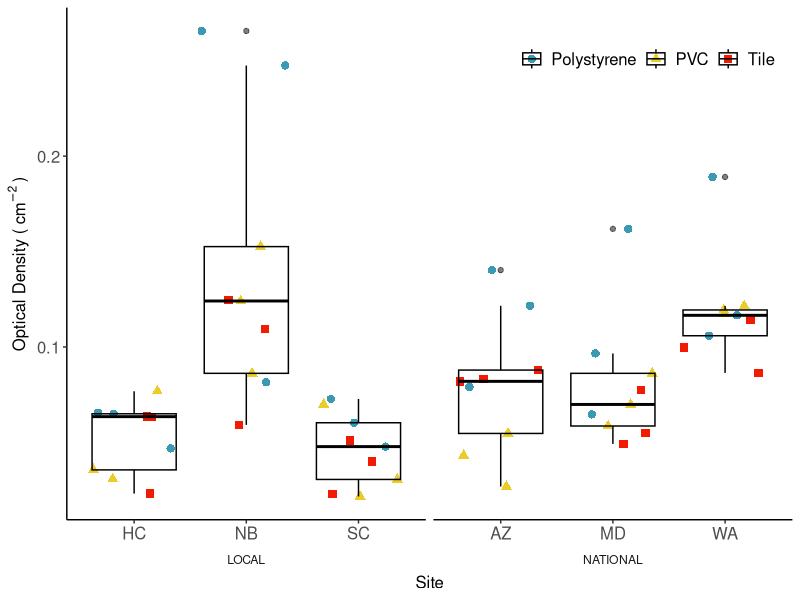
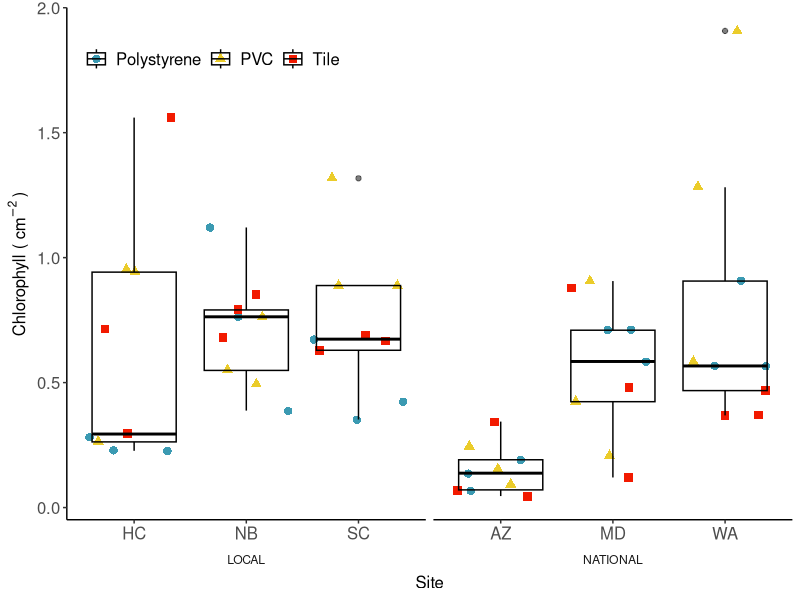
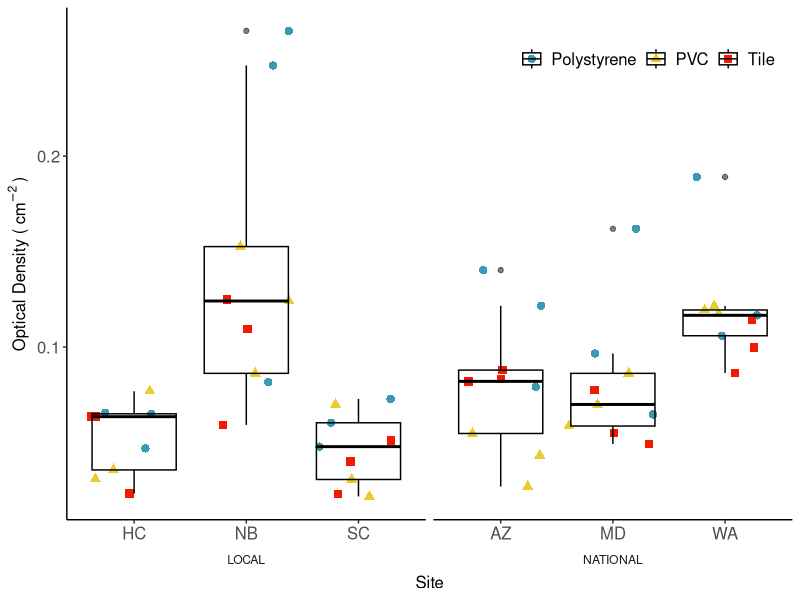
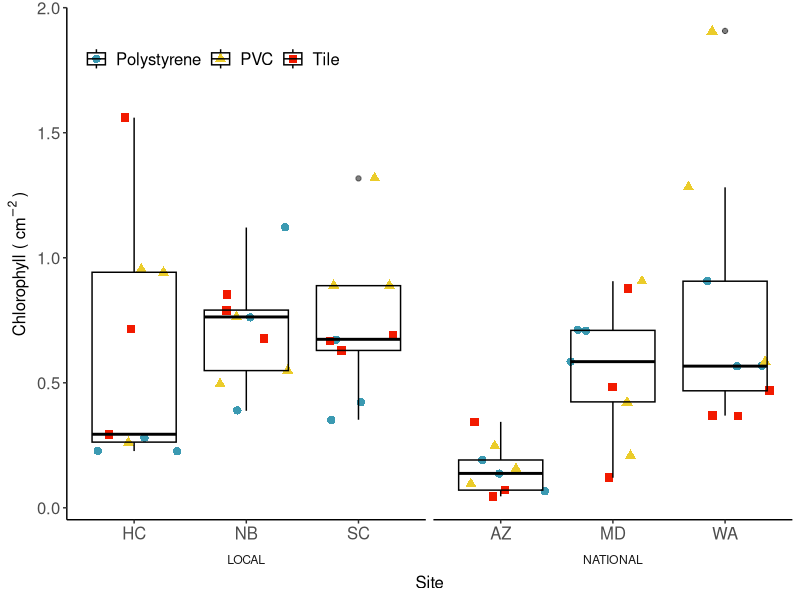

The R source for these figures, in order:
## ---- chunk 1
#knitr::opts_chunk$set(echo = TRUE)

##Loading Packages
# ipak function: install and load multiple R packages.
# checks to see if packages are installed. Install them if they are not, then load them into the R session.
ipak <- function(pkg){
    new.pkg <- pkg[!(pkg %in% installed.packages()[, "Package"])]
    if (length(new.pkg)) 
        install.packages(new.pkg, dependencies = TRUE, repos='http://cran.us.r-project.org')
    sapply(pkg, require, character.only = TRUE)
}
# Package list.  Contains all needed packages as a this writing.  To update, simply add new package name to the list!
packages <- c("ggplot2", 
              "plyr", 
              "reshape2", 
              "RColorBrewer", 
              "scales", 
              "grid",
              "VennDiagram",
              "bibtex",
              "vegan",
              "RAM",
              "tidyr",
              "Rmisc",
              "glue",
              "reshape",
              "reshape2",
              "lemon",
              "gapminder",
              "magrittr",
              "dplyr",
              "ggpubr",
              "gridExtra",
              "patternplot",
              "tibble",
              "gplots",
              "broom",
              "data.table",
              "devtools",
              "wesanderson")
ipak(packages)

## ---- chunk 2
OpticalDensity.df<-read.csv(file="OD_RawData.csv")

## ---- chunk 3
OD_Plot<-ggplot(OpticalDensity.df,aes(x=SITE, y=OPTICAL_DENSITY, group=SITE, shape=SUBSTRATE, color=SUBSTRATE))+
  geom_jitter(size=2.5)+
  scale_color_manual(values = c("#3B9AB2", "#EBCC2A", "#F21A00"))+
  theme_classic()+
  theme(legend.position=c(.8,.9),
        legend.direction = "horizontal",
        legend.title=element_blank(),
        axis.text=element_text(size=12),
        axis.title=element_text(size=12),
        legend.text=element_text(size=12),
        strip.background = element_blank(),
        strip.placement = "outside")+
  geom_boxplot(alpha=0.5, color = "black", fill = NA)+
  labs(y=bquote('Optical Density ('~cm^-2~')'),x='Site')+
  facet_grid(~LOCATION, switch= "x", scales = "free_x", space = "free_x")

OD_Plot

ggsave("OD_Plot.jpeg", device = "jpeg", width = 11, height = 8.5, units = "in")

## ---- chunk 4
Chlorophyll.df<-read.csv(file="Chl_RawData.csv")
## ---- chunk 5
Chlorophyll.df$CHLOROPHYLL =abs(286 * (((abs(Chlorophyll.df$X650B)-abs(Chlorophyll.df$X750B))-(abs(Chlorophyll.df$X650A)-abs(Chlorophyll.df$X750A))*5)/Chlorophyll.df$SUBSTRATE_AREA))
## ---- chunk 6
Chl_Plot<-ggplot(Chlorophyll.df,aes(x=SITE,y=CHLOROPHYLL,group=SITE,shape=SUBSTRATE,color=SUBSTRATE))+
  geom_jitter(size=2.5)+
  scale_color_manual(values = c("#3B9AB2", "#EBCC2A", "#F21A00"))+
  theme_classic()+
  theme(legend.position=c(.2,.9),
        legend.direction = "horizontal",
        legend.title=element_blank(),
        axis.text=element_text(size=12),
        axis.title=element_text(size=12),
        legend.text=element_text(size=12),
        strip.background = element_blank(),
        strip.placement = "outside")+
  geom_boxplot(alpha=0.5, color = "black", fill = NA)+
  labs(y=bquote('Chlorophyll ('~cm^-2~')'),x='Site')+
  facet_grid(~LOCATION, switch= "x", scales = "free_x", space = "free_x")

Chl_Plot


ggsave("Chl_Plot.jpeg", device = "jpeg", width = 11, height = 8.5, units = "in")

